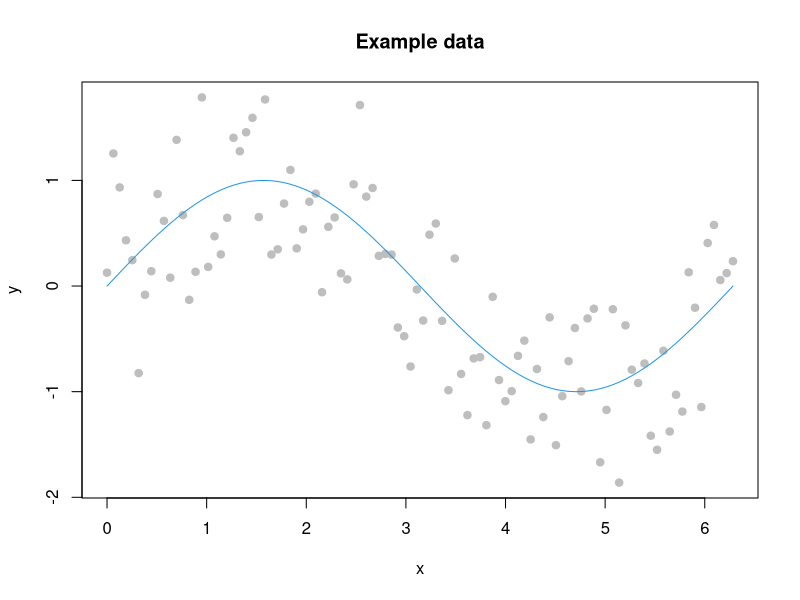
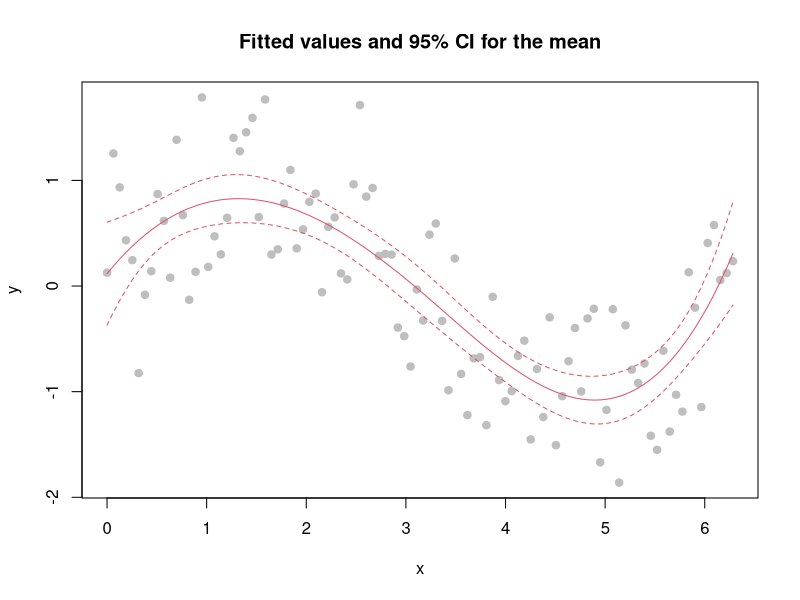
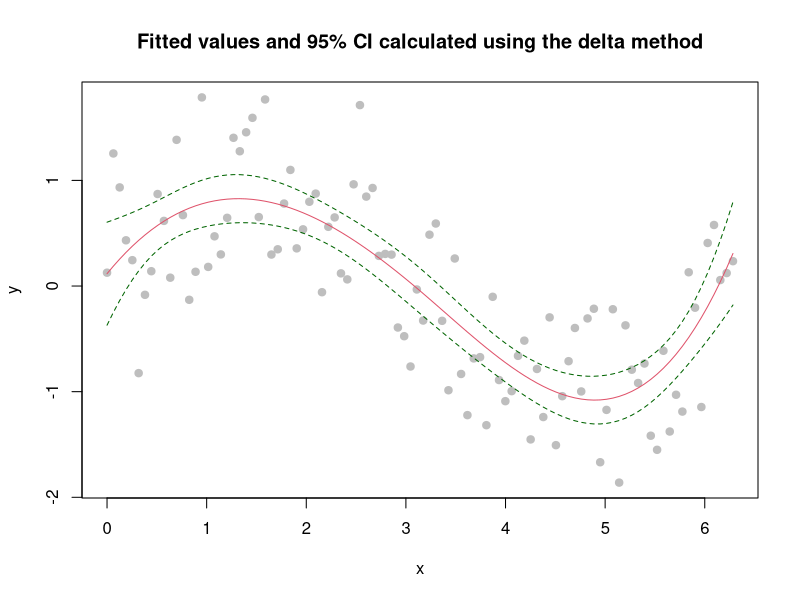
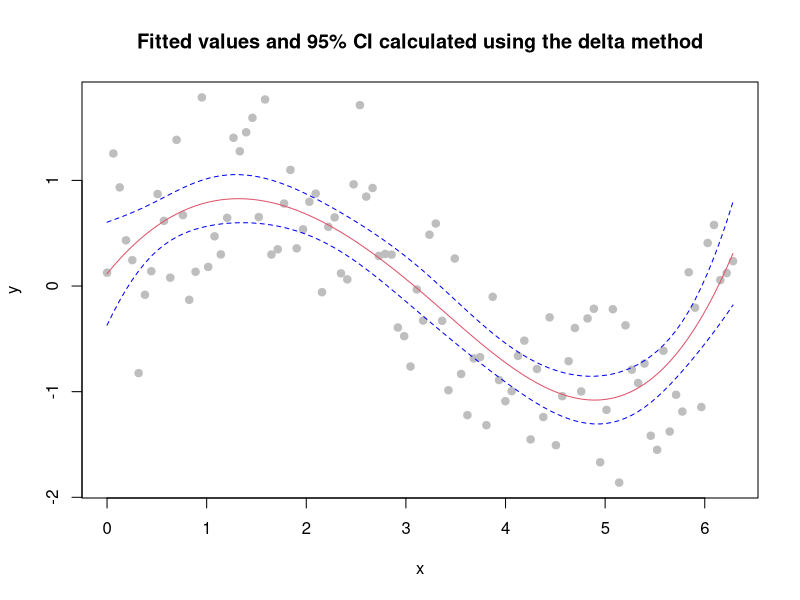

The R script that drew these images, in order:
## ---- chunk 1
knitr::opts_chunk$set(
  eval = TRUE,
  dpi = 150,
  fig.show = "hold",
  fig.height = 5,
  fig.width = 7, 
  # out.height = 300, 
  out.width = "75%", 
  results = "hold",
  message = FALSE,
  warning = FALSE
)
## ---- chunk 2
n = 100
x = seq(0, 2*pi, length = n)
mu = sin(x)
sigma = 0.5
y = rnorm(n, mu, sigma)
plot(x, y, pch = 19, col = "grey", main = "Example data")
lines(x, mu, col = 4)
## ---- chunk 3
X = splines::bs(x, df = 5, degree = 3, intercept = TRUE)
model = lm(y ~ 0 + X)
preds = predict(model, se = TRUE)
plot(x, y, pch = 19, col = "grey", main = "Fitted values and 95% CI for the mean")
lines(x, preds$fit, col = 2)
lines(x, preds$fit - 1.96 * preds$se.fit, col = 2, lty = 2)
lines(x, preds$fit + 1.96 * preds$se.fit, col = 2, lty = 2)
## ---- chunk 4
f = function(x, X1, X2, X3, X4, X5){
  X = splines::bs(x, df = 5, degree = 3, intercept = TRUE)
  as.numeric(X %*% c(X1, X2, X3, X4, X5))
}
## ---- chunk 5
delta_func = function(x, coef, vcov){
  stopifnot(length(coef) == nrow(vcov))
  stopifnot(length(coef) == ncol(vcov))
  X1 = coef[1]
  X2 = coef[2]
  X3 = coef[3]
  X4 = coef[4]
  X5 = coef[5]
  f_call = quote(f(x, X1, X2, X3, X4, X5))
  grad = attr(numericDeriv(f_call, c("X1", "X2", "X3", "X4", "X5")), "gradient")
  var = sapply(1:n, function(i) t(grad[i,]) %*% vcov %*% grad[i,])
  estimate = eval(f_call)
  list(
    fit   = estimate,
    lower = estimate - 1.96 * sqrt(var),
    upper = estimate + 1.96 * sqrt(var)
  )
}
intervals = delta_func(x, coef(model), vcov(model))
plot(x, y, pch = 19, col = "grey", 
     main = "Fitted values and 95% CI calculated using the delta method")
lines(x, intervals$fit, col = 2)
lines(x, intervals$lower, col = "darkgreen", lty = 2)
lines(x, intervals$upper, col = "darkgreen", lty = 2)
## ---- chunk 6
delta_func2 = function(.f, .coef, .vcov, ...){
  `%>%` <- magrittr::`%>%`
  stopifnot(length(.coef) == nrow(.vcov))
  stopifnot(length(.coef) == ncol(.vcov))
  stopifnot(names(.coef) == rownames(.vcov))
  stopifnot(names(.coef) == colnames(.vcov))
  args = as.list(formals(.f))
  stopifnot(all(names(.coef) %in% names(args)))
  dots = list(...)
  for (i in names(dots)) {
    assign(i, dots[[i]])
    args[[i]] = dots[[i]]
  }
  for (i in names(.coef)) {
    assign(i, .coef[i])
    args[[i]] = .coef[[i]]
  }
  f_call = rlang::call2(".f", !!!rlang::syms(names(args)))
  grad = f_call %>% 
    numericDeriv(names(.coef)) %>% 
    attr("gradient")
  var = 1:nrow(grad) %>% 
    purrr::map_dbl(function(i) {
      t(grad[i,]) %*% .vcov %*% grad[i,]
    })
  estimate = do.call(.f, args)
  list(
    fit   = estimate,
    lower = estimate - 1.96 * sqrt(var),
    upper = estimate + 1.96 * sqrt(var)
  )
}
intervals = delta_func2(f, coef(model), vcov(model), x = x)
plot(x, y, pch = 19, col = "grey", 
     main = "Fitted values and 95% CI calculated using the delta method")
lines(x, intervals$fit, col = 2)
lines(x, intervals$lower, col = "blue", lty = 2)
lines(x, intervals$upper, col = "blue", lty = 2)
